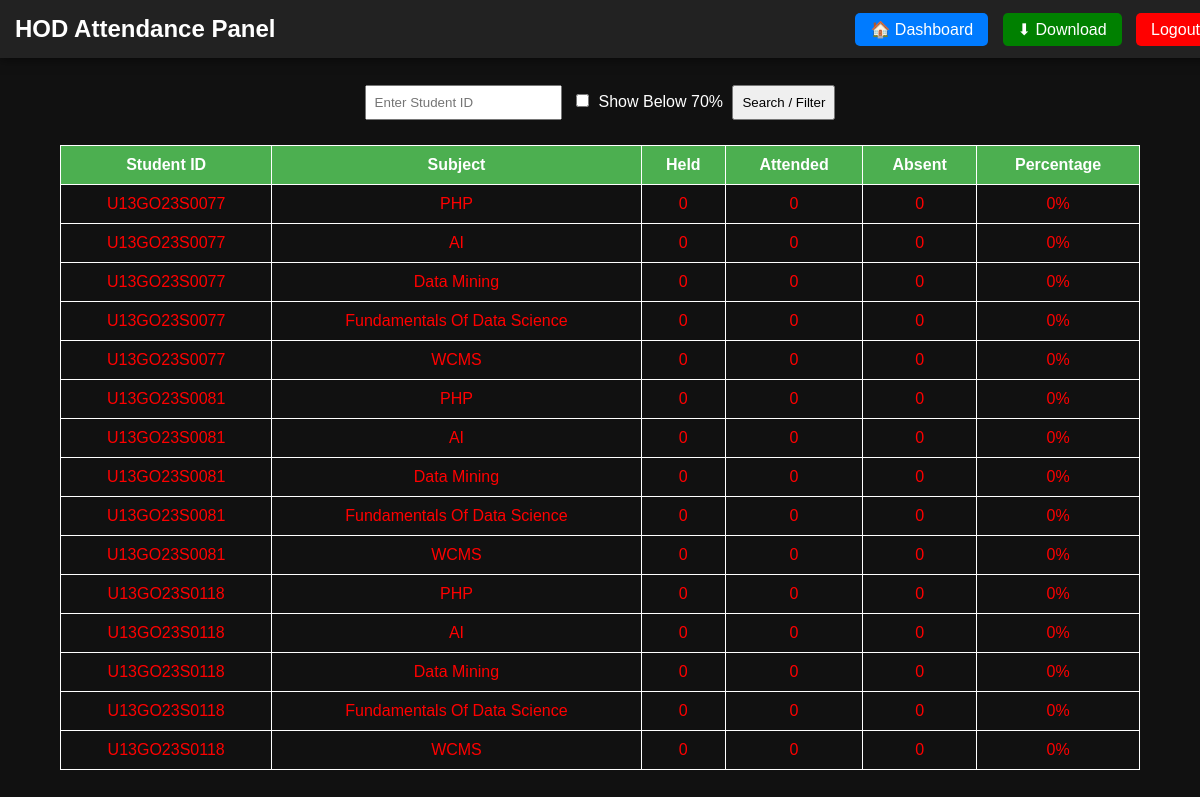
Screenshot of /hod_attendance (signed in) with the database file from the repository.
### tables this page shows
CREATE TABLE attendance (
    student_id TEXT,
    username TEXT,
    subject TEXT,
    classes_held INTEGER DEFAULT 0,
    classes_attended INTEGER DEFAULT 0,
    PRIMARY KEY (student_id, subject)
);

### app.py (the view)
@app.route('/hod_attendance', methods=['GET', 'POST'])
def hod_attendance():
    if 'user' not in session or session.get('role') != 'hod':
        return redirect('/login')
    search_id = request.form.get('student_id')
    filter_low = request.form.get('low_attendance')
    conn = sqlite3.connect('college.db')
    cursor = conn.cursor()
    query = "SELECT student_id, subject, classes_held, classes_attended FROM attendance"
    params = []
    if search_id:
        query += " WHERE student_id=?"
        params.append(search_id)
    cursor.execute(query, params)
    rows = cursor.fetchall()
    conn.close()
    records = []
    for row in rows:
        student_id, subject, held, attended = row
        absent = held - attended
        percentage = round((attended / held) * 100, 2) if held > 0 else 0
        if filter_low and percentage >= 70:
            continue
        records.append({
            "student_id": student_id,
            "subject": subject,
            "held": held,
            "attended": attended,
            "absent": absent,
            "percentage": percentage
        })
    return render_template('hod_attendance.html', records=records)

### templates/hod_attendance.html (shortened to what this page needs)
<!DOCTYPE html>
<html>
<head>
</head>
<body>
<div class="topbar">
    <h2>HOD Attendance Panel</h2>
    <div class="buttons">
        <a href="/dashboard" class="dashboard-btn">🏠 Dashboard</a>
        <a href="/download_attendance" class="download-btn">⬇ Download</a>
        <a href="/logout" class="logout-btn">Logout</a>
    </div>
</div>
<div class="content">
    <form method="POST">
        <input type="text" name="student_id" placeholder="Enter Student ID">
        <label>
            <input type="checkbox" name="low_attendance"> Show Below 70%
        </label>
        <button type="submit">Search / Filter</button>
    </form>
    <table>
    <tr>
        <th>Student ID</th>
        <th>Subject</th>
        <th>Held</th>
        <th>Attended</th>
        <th>Absent</th>
        <th>Percentage</th>
    </tr>
    {% for row in records %}
    <tr style="color: {% if row.percentage < 70 %}red{% else %}white{% endif %}">
        <td>{{ row.student_id }}</td>
        <td>{{ row.subject }}</td>
        <td>{{ row.held }}</td>
        <td>{{ row.attended }}</td>
        <td>{{ row.absent }}</td>
        <td>{{ row.percentage }}%</td>
    </tr>
    {% endfor %}
    </table>
</div>
</body>
</html>

### templates/hod_attendance.html (style rules this page uses)
body { font-family: Arial; margin: 0; background: #111; color: white; }
.topbar { position: fixed; top: 0; width: 100%; background: #222; padding: 15px; display: flex; justify-content: space-between; align-items: center; box-shadow: 0 2px 10px rgba(0,0,0,0.5); z-index: 1000; }
.topbar h2 { margin: 0; }
.topbar .buttons a { margin-left: 10px; padding: 8px 15px; text-decoration: none; color: white; border-radius: 5px; }
.dashboard-btn { background: #007bff; }
.logout-btn { background: red; }
.download-btn { background: green; }
.content { margin-top: 80px; text-align: center; }
table { width: 90%; margin: 20px auto; border-collapse: collapse; }
th, td { padding: 10px; border: 1px solid white; }
th { background: #4CAF50; }
input, button { padding: 8px; margin: 5px; }

### rows the page displays
attendance: student_id "U13GO23S0077", subject "PHP", held "0", attended "0", absent "0", percentage "0"
attendance: student_id "U13GO23S0077", subject "AI", held "0", attended "0", absent "0", percentage "0"
attendance: student_id "U13GO23S0077", subject "Data Mining", held "0", attended "0", absent "0", percentage "0"
attendance: student_id "U13GO23S0077", subject "Fundamentals Of Data Science", held "0", attended "0", absent "0", percentage "0"
attendance: student_id "U13GO23S0077", subject "WCMS", held "0", attended "0", absent "0", percentage "0"
attendance: student_id "U13GO23S0081", subject "PHP", held "0", attended "0", absent "0", percentage "0"
attendance: student_id "U13GO23S0081", subject "AI", held "0", attended "0", absent "0", percentage "0"
attendance: student_id "U13GO23S0081", subject "Data Mining", held "0", attended "0", absent "0", percentage "0"
attendance: student_id "U13GO23S0081", subject "Fundamentals Of Data Science", held "0", attended "0", absent "0", percentage "0"
attendance: student_id "U13GO23S0081", subject "WCMS", held "0", attended "0", absent "0", percentage "0"
attendance: student_id "U13GO23S0118", subject "PHP", held "0", attended "0", absent "0", percentage "0"
attendance: student_id "U13GO23S0118", subject "AI", held "0", attended "0", absent "0", percentage "0"
attendance: student_id "U13GO23S0118", subject "Data Mining", held "0", attended "0", absent "0", percentage "0"
attendance: student_id "U13GO23S0118", subject "Fundamentals Of Data Science", held "0", attended "0", absent "0", percentage "0"
attendance: student_id "U13GO23S0118", subject "WCMS", held "0", attended "0", absent "0", percentage "0"
